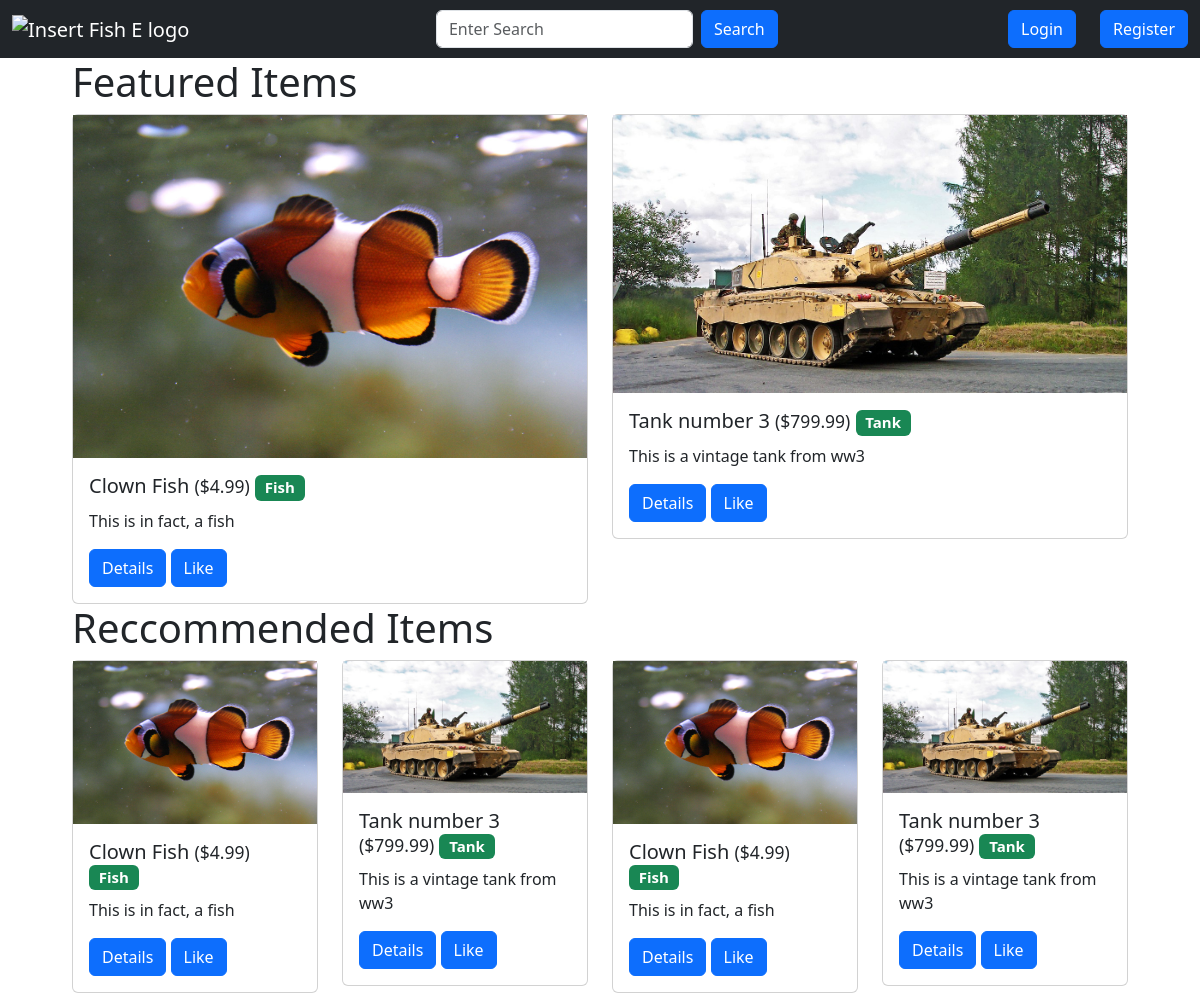
The page /home on the database its author committed.
### app.py (models this page shows, shortened)
class Item(db.Model):
    __searchable__ = ["name", "description"]
    id = db.Column(db.Integer, primary_key=True)
    user_id = db.Column(db.Integer, db.ForeignKey("user.id"), nullable=False)
    name = db.Column(db.String(100), nullable=False)
    description = db.Column(db.String(500), nullable=False)
    category = db.Column(db.String(20), nullable=True)
    base_price = db.Column(db.Float, nullable=False)
    image_file = db.Column(db.String(200), nullable=False, default="default.jpg")
    date_posted = db.Column(db.DateTime, nullable=False, default=datetime.utcnow)
    likes = db.relationship("ItemLike", backref="item", lazy=True)
    status = db.Column(
        db.String(10), nullable=False, default="available"
    )  # "available" or "sold"

### app.py (the view)
@app.route("/home")
def render_home():
    search_form = SearchForm()
    items = Item.query.filter_by(status="available").limit(4).all()
    r_items = items + items
    f_items = items
    l_items = []
    if current_user.is_authenticated:
        for like in current_user.liked:
            item = Item.query.filter_by(id=like.item_id).first()
            l_items.append(item)
    return render_template(
        "home.html",
        f_items=f_items,
        r_items=r_items,
        l_items=l_items,
        search_form=search_form,
    )

### app.py
class SearchForm(FlaskForm):
    search = StringField(
        validators=[DataRequired()], render_kw={"placeholder": "Enter Search"}
    )
    submit = SubmitField("Search")

### templates/home.html (shortened to what this page needs)
{% from 'macros/navbar.html' import navbar %}
{% from 'macros/my_likes.html' import my_likes %}
{% from 'macros/featured_items.html' import featured_items %}
{% from 'macros/reccommended_items.html' import reccommended_items %}
{% extends 'base.html' %}
{% block content %}
{{ navbar(search_form, current_user) }}
<div class="container-fluid">
    <div class="row mx-5">
        <div class="col-md-12">
            {{ featured_items(f_items, current_user) }}
        </div>
    </div>
    <div class="row mx-5">
        <div class="col-md-12">
            {{ reccommended_items(r_items, current_user) }}
        </div>
    </div>
</div>
{% endblock content %}

### templates/macros/featured_items.html
{% from 'macros/item_card.html' import item_card %}
{% macro featured_items(items, current_user) %}
<div class="row">
    <div class="col">
        <div class="row">
            <div class="col">
                <h1>Featured Items</h1>
            </div>
        </div>
        <div class="row">
            {% for item in items %}
            <div class="col">
                {{ item_card(item, current_user) }}
            </div>
            {% endfor %}
        </div>
    </div>
</div>
{% endmacro %}

### templates/macros/reccommended_items.html
{% from 'macros/item_card.html' import item_card %}
{% macro reccommended_items(items, current_user) %}
<div class="row">
    <div class="col">
        <div class="row">
            <div class="col">
                <h1>Reccommended Items</h1>
            </div>
        </div>
        <div class="row gy-5">
            {% for item in items %}
            <div class="col-md-3">
                {{ item_card(item, current_user) }}
            </div>
            {% endfor %}
        </div>
    </div>
</div>
{% endmacro %}

### templates/macros/item_card.html
{% macro item_card(item, current_user) %}
<div class="card">
    <img src="{{ url_for('static', filename='img/fish/' + item.image_file) }}" alt="insert image"
        style="display: block; max-width: 100%; height: auto;">
    <div class="card-body">
        <h5 class="card-title">{{ item.name }}
            {% if item.status == "bought" %}
            <small>(bought)</small>
            {% else %}
            <small>(${{ item.base_price }})</small>
            {% endif %}
            <span class="badge bg-success">{{ item.category }}</span>
        </h5>
        <p class="card-text">{{ item.description }}</p>
        <a href="/item/{{ item.id }}" class="btn btn-primary">Details</a>
        {% if current_user.is_authenticated %}
        {% if not current_user.has_liked_item(item) %}
        <a href="{{ url_for('like_action', item_id=item.id, action='like') }}" class="btn btn-primary">Like</a>
        {% else %}
        <a href="{{ url_for('like_action', item_id=item.id, action='unlike') }}" class="btn btn-primary">Unlike</a>
        {% endif %}
        {% else %}
        <a href="{{ url_for('like_action', item_id=item.id, action='like') }}" class="btn btn-primary">Like</a>
        {% endif %}
    </div>
</div>
{% endmacro %}

### rows shown on the page
Item: image_file (picture), name "Clown Fish", base_price "4.99", category "Fish", description "This is in fact, a fish"
Item: image_file (picture), name "Tank number 3", base_price "799.99", category "Tank", description "This is a vintage tank from ww3"
